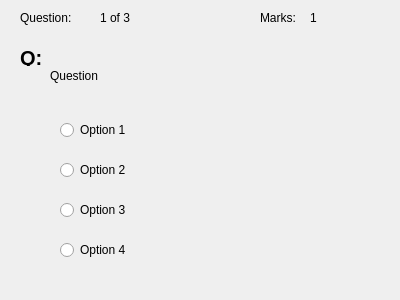
<?xml version="1.0" encoding="UTF-8"?>
<ui version="4.0">
 <class>Form</class>
 <widget class="QWidget" name="Form">
  <property name="geometry">
   <rect>
    <x>0</x>
    <y>0</y>
    <width>400</width>
    <height>300</height>
   </rect>
  </property>
  <property name="windowTitle">
   <string>Form</string>
  </property>
  <widget class="QRadioButton" name="option_1_button">
   <property name="geometry">
    <rect>
     <x>60</x>
     <y>120</y>
     <width>311</width>
     <height>20</height>
    </rect>
   </property>
   <property name="text">
    <string>Option 1</string>
   </property>
  </widget>
  <widget class="QRadioButton" name="option_2_button">
   <property name="geometry">
    <rect>
     <x>60</x>
     <y>160</y>
     <width>311</width>
     <height>20</height>
    </rect>
   </property>
   <property name="text">
    <string>Option 2</string>
   </property>
  </widget>
  <widget class="QRadioButton" name="option_3_button">
   <property name="geometry">
    <rect>
     <x>60</x>
     <y>200</y>
     <width>311</width>
     <height>20</height>
    </rect>
   </property>
   <property name="text">
    <string>Option 3</string>
   </property>
  </widget>
  <widget class="QRadioButton" name="option_4_button">
   <property name="geometry">
    <rect>
     <x>60</x>
     <y>240</y>
     <width>311</width>
     <height>20</height>
    </rect>
   </property>
   <property name="text">
    <string>Option 4</string>
   </property>
  </widget>
  <widget class="QLabel" name="label">
   <property name="geometry">
    <rect>
     <x>20</x>
     <y>50</y>
     <width>21</width>
     <height>16</height>
    </rect>
   </property>
   <property name="font">
    <font>
     <pointsize>15</pointsize>
     <weight>75</weight>
     <bold>true</bold>
    </font>
   </property>
   <property name="text">
    <string>Q:</string>
   </property>
  </widget>
  <widget class="QLabel" name="question_label">
   <property name="geometry">
    <rect>
     <x>50</x>
     <y>50</y>
     <width>321</width>
     <height>51</height>
    </rect>
   </property>
   <property name="text">
    <string>Question</string>
   </property>
  </widget>
  <widget class="QLabel" name="label_3">
   <property name="geometry">
    <rect>
     <x>100</x>
     <y>10</y>
     <width>60</width>
     <height>16</height>
    </rect>
   </property>
   <property name="text">
    <string>1 of 3</string>
   </property>
  </widget>
  <widget class="QLabel" name="label_5">
   <property name="geometry">
    <rect>
     <x>310</x>
     <y>10</y>
     <width>60</width>
     <height>16</height>
    </rect>
   </property>
   <property name="text">
    <string>1</string>
   </property>
  </widget>
  <widget class="QLabel" name="label_4">
   <property name="geometry">
    <rect>
     <x>260</x>
     <y>10</y>
     <width>51</width>
     <height>16</height>
    </rect>
   </property>
   <property name="text">
    <string>Marks:</string>
   </property>
  </widget>
  <widget class="QLabel" name="label_2">
   <property name="geometry">
    <rect>
     <x>20</x>
     <y>10</y>
     <width>60</width>
     <height>16</height>
    </rect>
   </property>
   <property name="text">
    <string>Question:</string>
   </property>
  </widget>
 </widget>
 <resources/>
 <connections/>
</ui>
